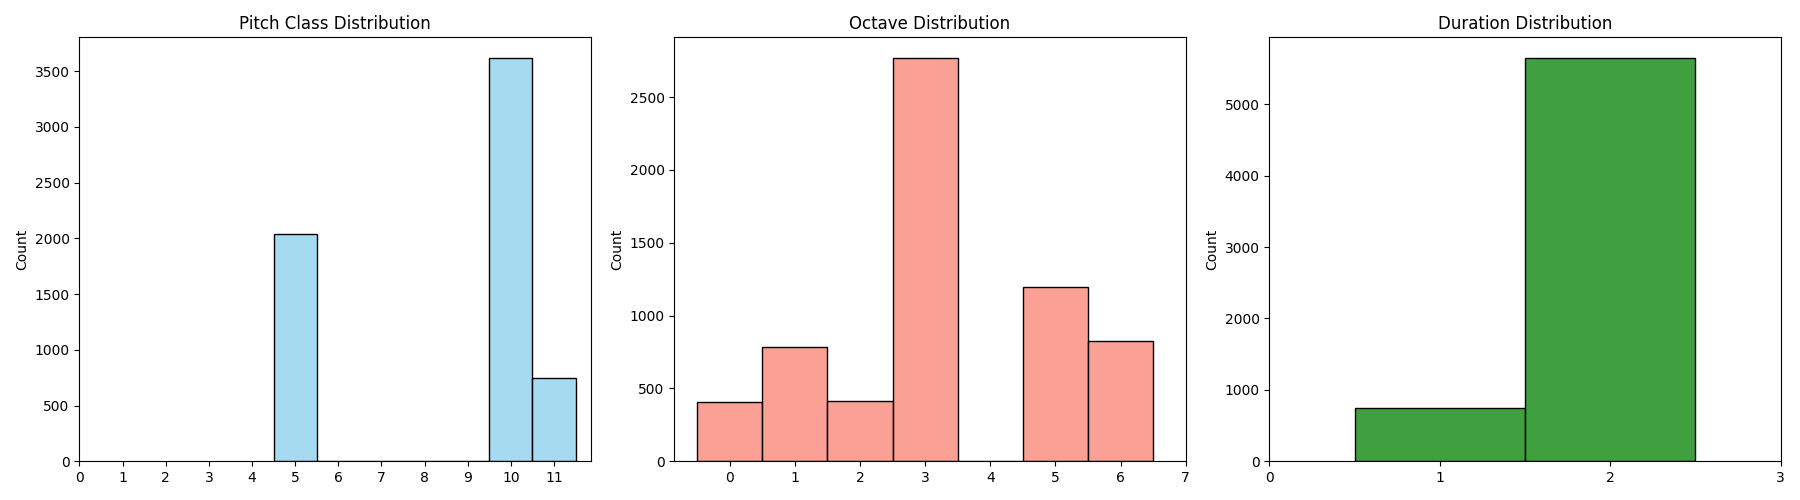

The Python source for this figure:
#!/usr/bin/env python3
"""
Musical Hash Field Analysis
===========================

Performs a detailed analysis of the mapping from 256-bit entropy to musical space.
Visualizes the distribution of musical parameters across a sample set.
"""

import torch
import matplotlib.pyplot as plt
import seaborn as sns
from musical_hash_field import MusicalHashField

def run_analysis():
    print("Generating Musical Hash Field Analysis...")

    # Initialize model
    model = MusicalHashField()
    model.eval()

    # Generate 100 samples of 256-bit inputs
    num_samples = 100
    input_bits = torch.randint(0, 2, (num_samples, 256)).float()

    # Run model
    with torch.no_grad():
        outputs = model(input_bits)

    # Flatten outputs for distribution analysis
    pitches = outputs['pitch_class'].flatten().numpy()
    octaves = outputs['octave'].flatten().numpy()
    durations = outputs['duration'].flatten().numpy()

    # Plotting distributions
    fig, axes = plt.subplots(1, 3, figsize=(18, 5))

    sns.histplot(pitches, bins=12, ax=axes[0], color='skyblue', discrete=True)
    axes[0].set_title("Pitch Class Distribution")
    axes[0].set_xticks(range(12))

    sns.histplot(octaves, bins=8, ax=axes[1], color='salmon', discrete=True)
    axes[1].set_title("Octave Distribution")
    axes[1].set_xticks(range(8))

    sns.histplot(durations, bins=4, ax=axes[2], color='green', discrete=True)
    axes[2].set_title("Duration Distribution")
    axes[2].set_xticks(range(4))

    plt.tight_layout()
    output_file = "musical_analysis.png"
    plt.savefig(output_file)
    print(f"Analysis saved to {output_file}")

if __name__ == "__main__":
    run_analysis()
